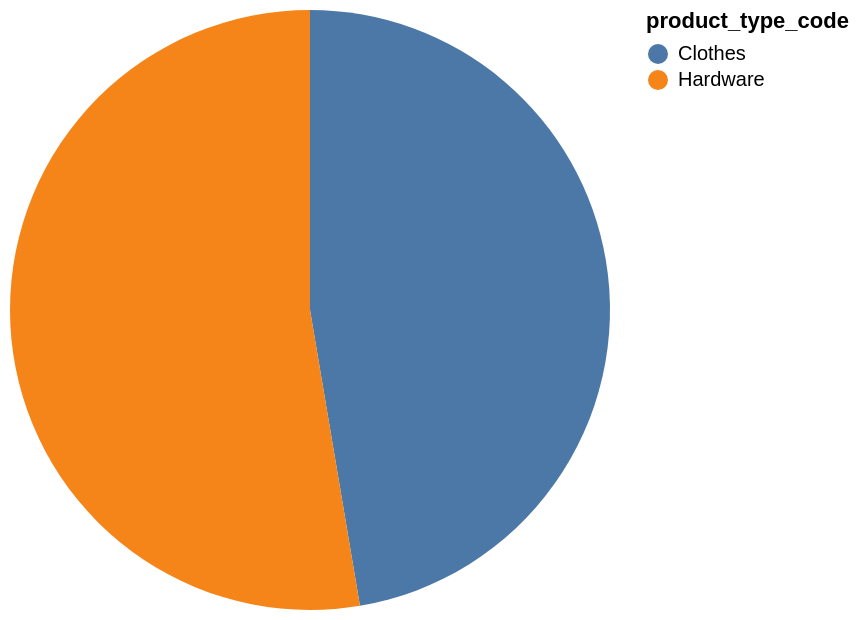

Vega-Lite specification for this chart:
### Vega-Lite specification from a JSON file in a GitHub repository (floating-point values rounded to 4 significant figures)
{"data": {"values": [{"x_data": "Clothes", "y_data": 715.5}, {"x_data": "Hardware", "y_data": 796.0}]}, "mark": "arc", "encoding": {"theta": {"field": "y_data", "type": "quantitative", "title": "avg(product_price)"}, "color": {"field": "x_data", "type": "nominal", "title": "product_type_code"}}}
